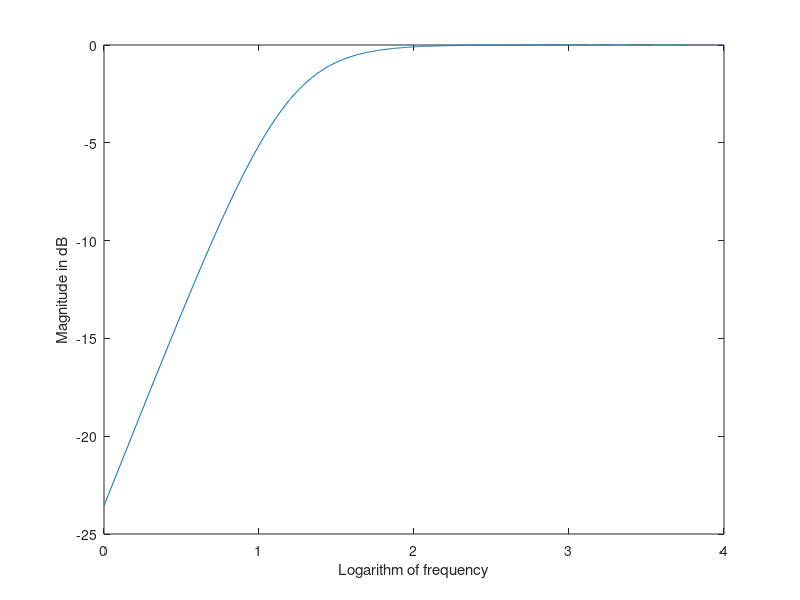
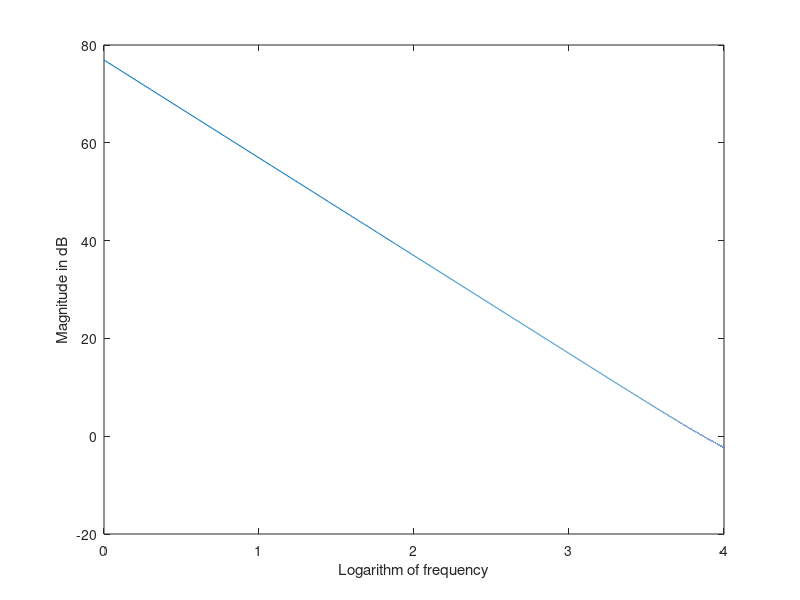

Recreate these plots in MATLAB, in order.
%dc-offset

Fs=44100;
f=1:1e4;
b=[0.99893 -0.99893];
a=[1 -0.9978628];

[h]=freqz(b,a,f,Fs);

figure(1);
plot(log10(f), 20*log10(abs(h)));
xlabel('Logarithm of frequency');
ylabel('Magnitude in dB');

b1=[0 1];
a1=[1 -1];
[h1]=freqz(b1,a1,f,Fs);

figure(2);

plot(log10(f), 20*log10(abs(h1)));
xlabel('Logarithm of frequency');
ylabel('Magnitude in dB');
